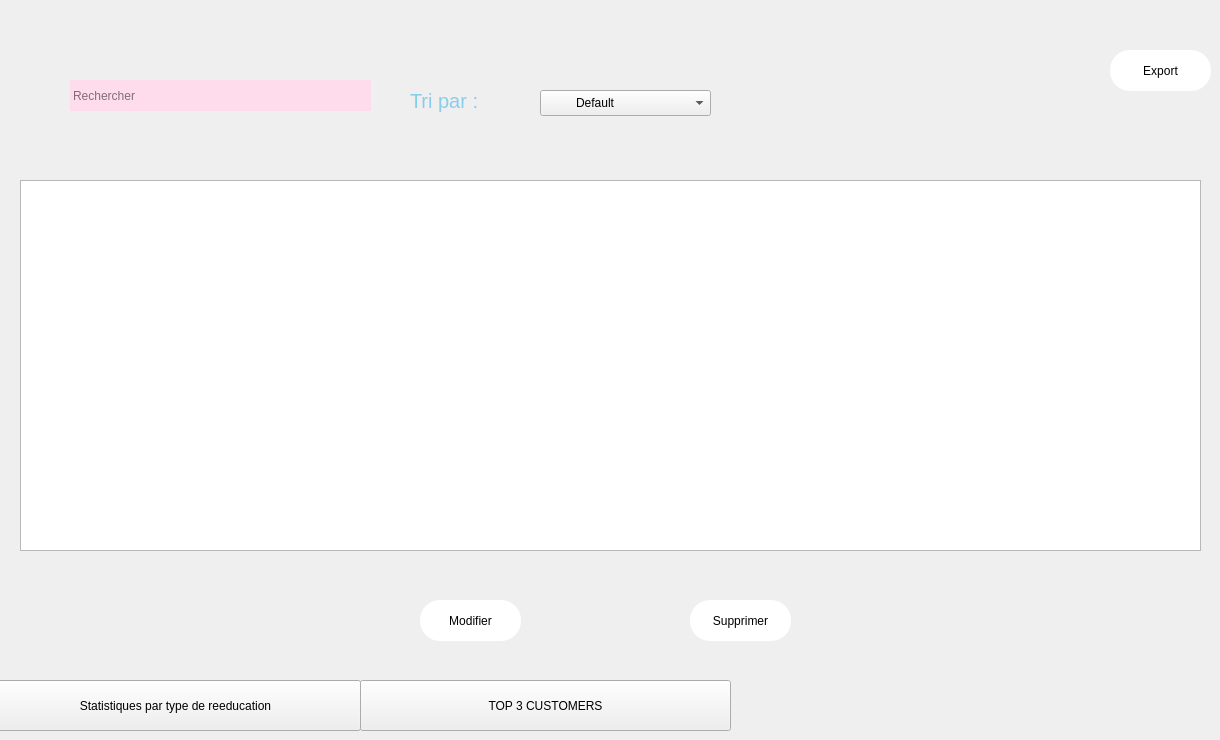
      <widget class="QWidget" name="tab_8">
       <attribute name="title">
        <string>Liste des Patients</string>
       </attribute>
       <widget class="QLineEdit" name="lineEdit_Search">
        <property name="geometry">
         <rect>
          <x>70</x>
          <y>80</y>
          <width>301</width>
          <height>31</height>
         </rect>
        </property>
        <property name="toolTip">
         <string extracomment="SS"/>
        </property>
        <property name="styleSheet">
         <string notr="true">border-radius:0px;
border:0.5px solid rgb(255, 220, 236);
background-color: rgb(255, 220, 236);</string>
        </property>
        <property name="text">
         <string/>
        </property>
        <property name="placeholderText">
         <string>Rechercher</string>
        </property>
       </widget>
       <widget class="QComboBox" name="comboBox_Sort">
        <property name="geometry">
         <rect>
          <x>540</x>
          <y>90</y>
          <width>171</width>
          <height>26</height>
         </rect>
        </property>
        <property name="styleSheet">
         <string notr="true">padding-left:35px;</string>
        </property>
        <item>
         <property name="text">
          <string>Default</string>
         </property>
        </item>
        <item>
         <property name="text">
          <string>Alphabet ↑</string>
         </property>
        </item>
        <item>
         <property name="text">
          <string>Alphabet ↓</string>
         </property>
        </item>
        <item>
         <property name="text">
          <string>Date ↑</string>
         </property>
        </item>
        <item>
         <property name="text">
          <string>Date ↓</string>
         </property>
        </item>
        <item>
         <property name="text">
          <string>ID ↑</string>
         </property>
        </item>
        <item>
         <property name="text">
          <string>ID ↓</string>
         </property>
        </item>
       </widget>
       <widget class="QLabel" name="label_11">
        <property name="geometry">
         <rect>
          <x>410</x>
          <y>80</y>
          <width>131</width>
          <height>41</height>
         </rect>
        </property>
        <property name="styleSheet">
         <string notr="true">color:skyblue;
border:none;
font-size:20px;</string>
        </property>
        <property name="text">
         <string>Tri par :</string>
        </property>
       </widget>
       <widget class="QTableView" name="tableViewPatients">
        <property name="geometry">
         <rect>
          <x>20</x>
          <y>180</y>
          <width>1181</width>
          <height>371</height>
         </rect>
        </property>
        <property name="styleSheet">
         <string notr="true">color:black;</string>
        </property>
       </widget>
       <widget class="QPushButton" name="pushButton_Modifier_4">
        <property name="geometry">
         <rect>
          <x>420</x>
          <y>600</y>
          <width>101</width>
          <height>41</height>
         </rect>
        </property>
        <property name="cursor">
         <cursorShape>PointingHandCursor</cursorShape>
        </property>
        <property name="styleSheet">
         <string notr="true">border-radius:20px;
background:white;</string>
        </property>
        <property name="text">
         <string>Modifier</string>
        </property>
       </widget>
       <widget class="QPushButton" name="pushButton_Supprimer_3">
        <property name="geometry">
         <rect>
          <x>690</x>
          <y>600</y>
          <width>101</width>
          <height>41</height>
         </rect>
        </property>
        <property name="cursor">
         <cursorShape>PointingHandCursor</cursorShape>
        </property>
        <property name="styleSheet">
         <string notr="true">border-radius:20px;
background:white;</string>
        </property>
        <property name="text">
         <string>Supprimer</string>
        </property>
       </widget>
       <widget class="QPushButton" name="pushButton_Export">
        <property name="geometry">
         <rect>
          <x>1110</x>
          <y>50</y>
          <width>101</width>
          <height>41</height>
         </rect>
        </property>
        <property name="cursor">
         <cursorShape>PointingHandCursor</cursorShape>
        </property>
        <property name="styleSheet">
         <string notr="true">border-radius:20px;
background:white;</string>
        </property>
        <property name="text">
         <string>Export</string>
        </property>
       </widget>
       <widget class="QPushButton" name="pushButton_AfficherTypeReeducation">
        <property name="geometry">
         <rect>
          <x>-10</x>
          <y>680</y>
          <width>371</width>
          <height>51</height>
         </rect>
        </property>
        <property name="cursor">
         <cursorShape>PointingHandCursor</cursorShape>
        </property>
        <property name="text">
         <string>Statistiques par type de reeducation</string>
        </property>
       </widget>
       <widget class="QPushButton" name="pushButton_AfficherTypeReeducation_2">
        <property name="geometry">
         <rect>
          <x>360</x>
          <y>680</y>
          <width>371</width>
          <height>51</height>
         </rect>
        </property>
        <property name="cursor">
         <cursorShape>PointingHandCursor</cursorShape>
        </property>
        <property name="text">
         <string>TOP 3 CUSTOMERS</string>
        </property>
       </widget>
      </widget>
